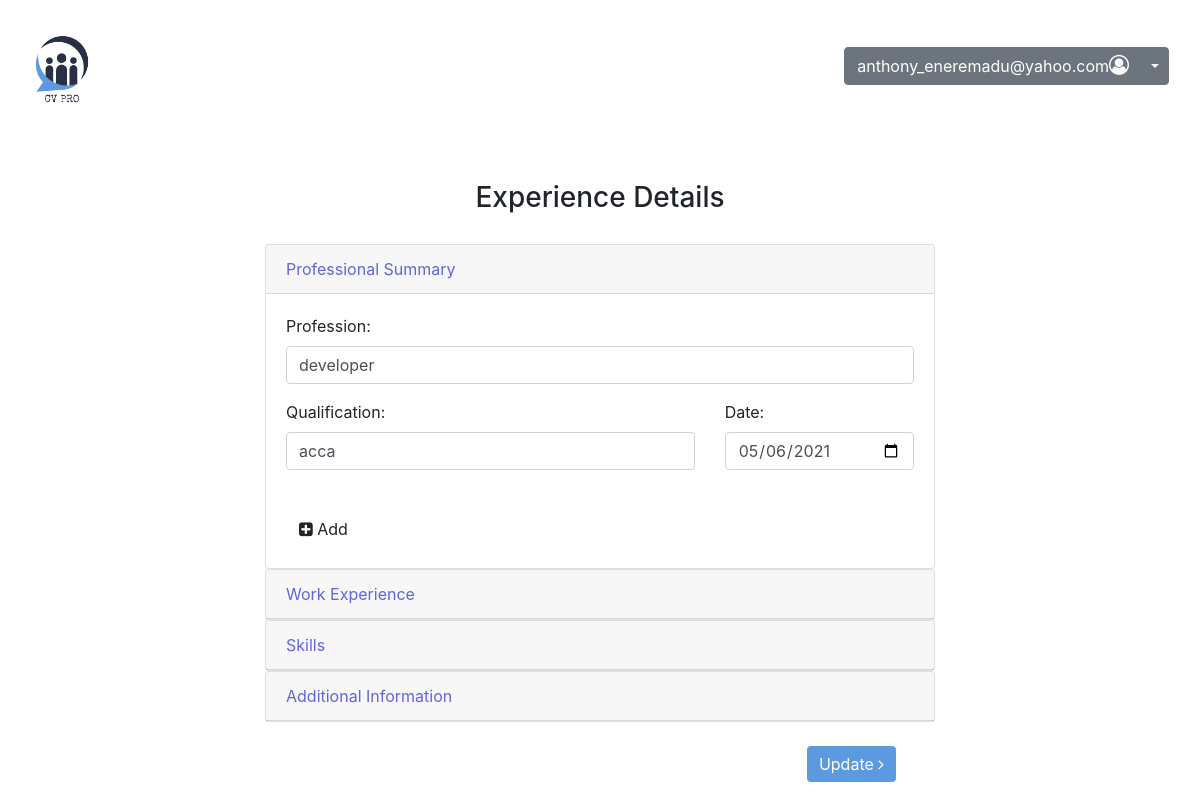
The app's page /edit_exp.php (signed in) with its own data.
### tables this page shows
CREATE TABLE `experience_detail` (
  `id` int(11) NOT NULL,
  `reg_email` varchar(255) NOT NULL,
  `profession` varchar(255) NOT NULL,
  `qualification` varchar(255) DEFAULT NULL,
  `acquired_date` date DEFAULT NULL,
  `job_title` varchar(100) NOT NULL,
  `company_name` varchar(100) NOT NULL,
  `location` varchar(255) NOT NULL,
  `start` date NOT NULL,
  `end` date NOT NULL,
  `description` text NOT NULL,
  `skills` varchar(255) NOT NULL,
  `years_of_practice` varchar(20) NOT NULL,
  `additional` longtext DEFAULT NULL,
  `postdate` int(11) NOT NULL
);

### edit_exp.php (the view, shortened to what this page needs)
<?php
include('config.php');
if(isset($_SESSION['email']))
{
if(isset($_POST['profession'], $_POST['qualification'], $_POST['acquired_date'], $_POST['job_title'], $_POST['company_name'], $_POST['location'], $_POST['start'], $_POST['end'], $_POST['description'], $_POST['skills'], $_POST['years_of_practice'], $_POST['additional']))
{
if(get_magic_quotes_gpc())
{
$_POST['profession'] = stripslashes($_POST['profession']);
$_POST['qualification'] = stripslashes($_POST['qualification']);
$_POST['acquired_date'] = stripslashes($_POST['acquired_date']);
$_POST['job_title'] = stripslashes($_POST['job_title']);
$_POST['company_name'] = stripslashes($_POST['company_name']);
$_POST['location'] = stripslashes($_POST['location']);
$_POST['start'] = stripslashes($_POST['start']);
$_POST['end'] = stripslashes($_POST['end']);
$_POST['description'] = stripslashes($_POST['description']);
$_POST['skills'] = stripslashes($_POST['skills']);
$_POST['years_of_practice'] = stripslashes($_POST['years_of_practice']);
$_POST['additional'] = stripslashes($_POST['additional']);
}
$profession= mysqli_real_escape_string($con,$_POST['profession']);
$qualification = mysqli_real_escape_string($con,$_POST['qualification']);
$acquired_date = mysqli_real_escape_string($con,$_POST['acquired_date']);
$job_title = mysqli_real_escape_string($con,$_POST['job_title']);
$company_name = mysqli_real_escape_string($con,$_POST['company_name']);
$location = mysqli_real_escape_string($con,$_POST['location']);
$start = mysqli_real_escape_string($con,$_POST['start']);
$end = mysqli_real_escape_string($con,$_POST['end']);
$description = mysqli_real_escape_string($con,$_POST['description']);
$skills = mysqli_real_escape_string($con,$_POST['skills']);
$years_of_practice = mysqli_real_escape_string($con,$_POST['years_of_practice']);
$additional = mysqli_real_escape_string($con,$_POST['additional']);
if(mysqli_query($con,'update experience_detail set reg_email="'.$_SESSION['email'].'", profession="'.$profession.'", qualification="'.$qualification.'", acquired_date="'.$acquired_date.'", job_title="'.$job_title.'", company_name="'.$company_name.'", location="'.$location.'", start="'.$start.'", end="'.$end.'", description="'.$description.'", skills="'.$skills.'", years_of_practice="'.$years_of_practice.'", additional="'.$additional.'" where id="'.mysqli_real_escape_string($con, $_SESSION['userid']).'"'))
{
                header ('location: profile.php');
			}
			else
			{
				$form = true;
				$message = 'Please fill all fields and try again.';
			}
		}
	else
	{
	$form = true;
	}
	if($form)
	{
	if(isset(
		$_POST['profession'], $_POST['qualification'], $_POST['acquired_date'], $_POST['job_title'], $_POST['company_name'], $_POST['location'], $_POST['start'], $_POST['end'], $_POST['description'], $_POST['skills'], $_POST['years_of_practice'], $_POST['additional']
	))
	{
		$profession = htmlentities($_POST['profession'], ENT_QUOTES, 'UTF-8');
		$qualification = htmlentities($_POST['qualification'], ENT_QUOTES, 'UTF-8');
		$acquired_date = htmlentities($_POST['acquired_date'], ENT_QUOTES, 'UTF-8');
		$job_title = htmlentities($_POST['job_title'], ENT_QUOTES, 'UTF-8');
		$company_name = htmlentities($_POST['company_name'], ENT_QUOTES, 'UTF-8');
		$location = htmlentities($_POST['location'], ENT_QUOTES, 'UTF-8');
		$start = htmlentities($_POST['start'], ENT_QUOTES, 'UTF-8');
		$end = htmlentities($_POST['end'], ENT_QUOTES, 'UTF-8');
		$description = htmlentities($_POST['description'], ENT_QUOTES, 'UTF-8');
		$skills = htmlentities($_POST['skills'], ENT_QUOTES, 'UTF-8');
		$years_of_practice = htmlentities($_POST['years_of_practice'], ENT_QUOTES, 'UTF-8');
		$additional = htmlentities($_POST['additional'], ENT_QUOTES, 'UTF-8');
	}
	else
	{
		$dn2 = mysqli_fetch_array(mysqli_query($con,'select * from experience_detail where reg_email="'.$_SESSION['email'].'"'));
		$profession = htmlentities($dn2['profession'], ENT_QUOTES, 'UTF-8');
		$qualification = htmlentities($dn2['qualification'], ENT_QUOTES, 'UTF-8');
		$acquired_date = htmlentities($dn2['acquired_date'], ENT_QUOTES, 'UTF-8');
	}
	?>
	<!DOCTYPE html>
	<html lang="en">
	<head>
		<link rel="stylesheet" href="css/style.css">
		<link rel="stylesheet" href="https://maxcdn.bootstrapcdn.com/bootstrap/4.5.2/css/bootstrap.min.css">
		<link rel="stylesheet" href="https://cdnjs.cloudflare.com/ajax/libs/font-awesome/4.7.0/css/font-awesome.min.css">
	</head>
	<body>
<div class="" style="padding:15px;">
    <?php include('navbar.php'); ?>
    <br>
</div>
<br>
<div class="col-sm-7  form1">
    <h3 class="text-center">Experience Details</h3>
    <form class=" g-4" action="edit_exp.php" method="post" id="buyerForm">
    <div id="accordion">
        <div class="card">
                <a class="card-link" data-toggle="collapse" href="#collapseOne">
                    <div class="card-header">
                    Professional Summary
                     </div>
                </a>
            <div id="collapseOne" class="collapse show" data-parent="#accordion" m-3>
                <div class="card-body">
                    <div class=" form-group">
                        <label for="jobtitle" class="form-label">Profession: </label>
                        <input type="text" class="form-control" id="profession" placeholder="Eg: Software Developer" name="profession" value="<?php echo $profession; ?>" >
                    </div>
                    <section id="wrapper">
                    <div id="buyerForm" class="row">
                        <div class="col-md-8 form-group">
                            <label for="jobtitle" class="form-label">Qualification: </label>
                            <input type="text" class="form-control" id="qualification" placeholder="Eg: Association of Chartered Certified Accountants (ACCA)" name="qualification" value="<?php echo $qualification; ?>" >
                        </div>
                        <div class="col-md-4 form-group">
                            <label for="startdate" class="form-label">Date: </label>
                            <input class="form-control" type="date" id="acquired_date" name="acquired_date" value="<?php echo $acquired_date; ?>" >
                        </div>
                    </div>
                    </section>
                    <div class="mt-4">
                        <a type="submit" id="testButton" class="btn"><i class='fa fa-plus-square'></i> Add </a>
                    </div>
                </div>
            </div>
        </div>
        <div class="card">
            <a class="collapsed card-link" data-toggle="collapse" href="#collapseTwo">
                <div class="card-header">Work Experience</div>
                </a>
            </div>
            <div class="card">
                <a class="collapsed card-link" data-toggle="collapse" href="#collapseThree">
                <div class="card-header">
                        Skills
                </div>
                </a>
            </div>
            <div class="card">
                <a class="collapsed card-link" data-toggle="collapse" href="#collapseFour">
                <div class="card-header">
                    Additional Information
                    </div>
                </a>
        </div>
    </div>
    <div class="container mt-4">
    <button type="submit" name="submit" class="btn btn-primary ml-auto mr-4" >Update <i class='fa fa-angle-right'></i></button>
    </div>
</form>
</div>
</body>
	</html>
	<?php
}
}
else
{
?>
<?php include 'sign-in.php';?>
<?php
}

### css/style.css (style rules this page uses)
.form1 { margin: auto; max-width: 400px; }
.form1::after { content: ""; clear: both; display: table; }
.form1 h3 { margin-bottom: 30px; }
.form1 button { float: right; margin-bottom: 30px; background-color: #5d99de; border: none; }
.card-link { color: #6265d7; }

### records on screen
experience_detail: profession "developer", qualification "acca", acquired_date "05/06/2021"

### other values on screen
$_SESSION['email'] "anthony_eneremadu@yahoo.com"
